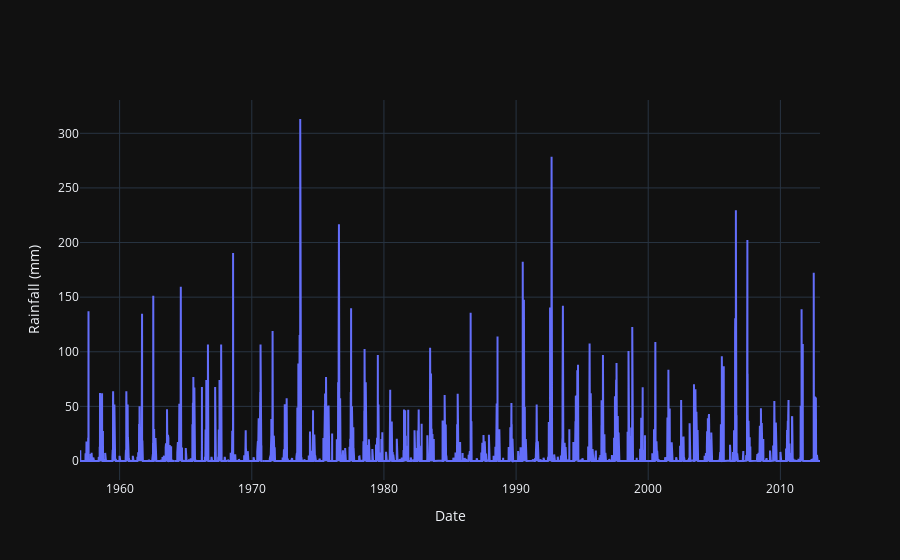

Source (notebook cell):
### Code cell
fig=go.Figure()
fig.add_trace(go.Scatter(x=sirohi['date'],y=sirohi['sirohi']))
fig.update_layout(xaxis_title='Date',yaxis_title='Rainfall (mm)')
fig.show()

### Figure 1 — Plotly figure (JSON) as saved in the notebook; plotly's stock layout.template omitted (floating-point values rounded to 4 significant figures; data arrays with more than 128 entries replaced by an {"elided": "..."} marker saying what was removed)
{"data": [{"type": "scatter", "x": {"elided": "20454 str values"}, "y": {"elided": "20454 float values"}}], "layout": {"autosize": true, "xaxis": {"autorange": true, "range": ["1957-01-01", "2012-12-31"], "showspikes": false, "title": {"text": "Date"}, "type": "date"}, "yaxis": {"autorange": true, "range": [-17.39, 330.5], "showspikes": false, "title": {"text": "Rainfall (mm)"}, "type": "linear"}}}
